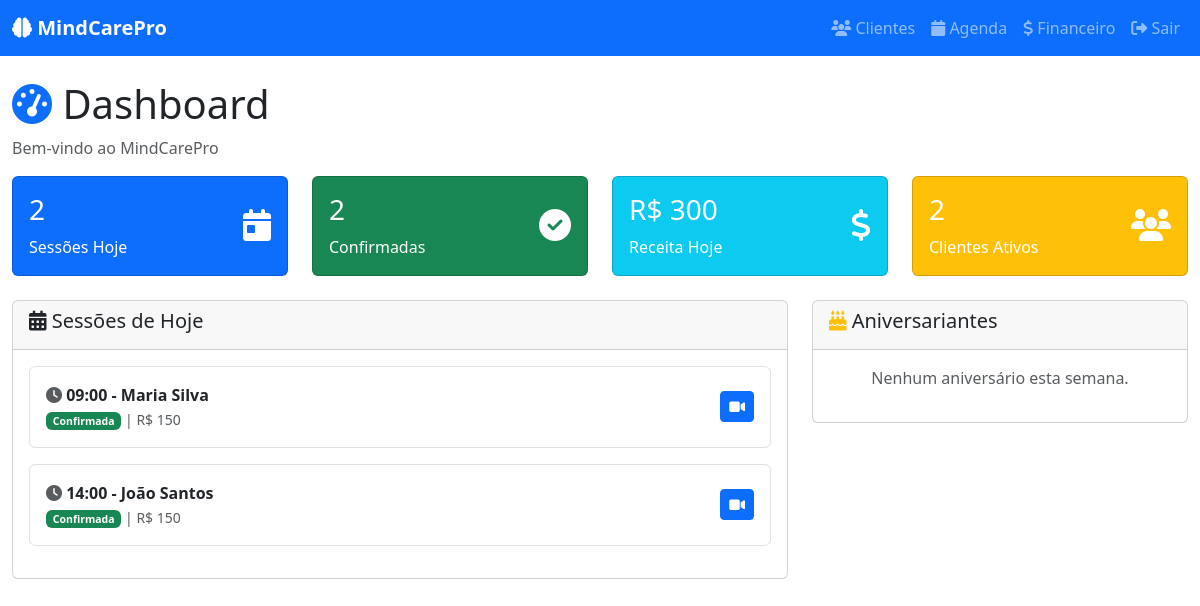
Screenshot of / (signed in) with the database file from the repository.
### app.py (models this page shows, shortened)
class Sessao(db.Model):
    id = db.Column(db.Integer, primary_key=True)
    cliente_id = db.Column(db.Integer, db.ForeignKey('cliente.id'), nullable=False)
    data_hora = db.Column(db.DateTime, nullable=False)
    duracao = db.Column(db.Integer, default=50)  # minutos
    valor = db.Column(db.Float, nullable=False)
    status = db.Column(db.String(20), default='agendada')
    confirmacao_cliente = db.Column(db.Boolean, default=False)
    meet_link = db.Column(db.String(200))
    meet_id = db.Column(db.String(100))
    anotacoes = db.Column(db.Text)
    created_at = db.Column(db.DateTime, default=datetime.utcnow)

class Cliente(db.Model):
    id = db.Column(db.Integer, primary_key=True)
    nome = db.Column(db.String(100), nullable=False)
    email = db.Column(db.String(100))
    telefone = db.Column(db.String(20))
    data_nascimento = db.Column(db.Date)
    profissao = db.Column(db.String(100))
    ativo = db.Column(db.Boolean, default=True)
    created_at = db.Column(db.DateTime, default=datetime.utcnow)
    sessoes = db.relationship('Sessao', backref='cliente', lazy=True)
    pagamentos = db.relationship('Pagamento', backref='cliente', lazy=True)

### app.py (the view, shortened to what this page needs)
@app.route('/')
@login_required
def dashboard():
    hoje = datetime.now().date()
    sessoes_hoje = Sessao.query.filter(
        db.func.date(Sessao.data_hora) == hoje
    ).order_by(Sessao.data_hora).all()
    inicio_semana = hoje
    fim_semana = hoje + timedelta(days=7)
    aniversariantes = []
    clientes = Cliente.query.filter_by(ativo=True).all()
    for cliente in clientes:
        if cliente.data_nascimento:
            aniv_este_ano = cliente.data_nascimento.replace(year=hoje.year)
    total_sessoes = len(sessoes_hoje)
    confirmadas = len([s for s in sessoes_hoje if s.confirmacao_cliente])
    receita_dia = sum([s.valor for s in sessoes_hoje if s.status != 'cancelada'])
    return render_template('dashboard.html',
                         sessoes_hoje=sessoes_hoje,
                         aniversariantes=aniversariantes,
                         total_sessoes=total_sessoes,
                         confirmadas=confirmadas,
                         receita_dia=receita_dia,
                         clientes=clientes)

### app.py (called while the page is built)
@login_manager.user_loader
def load_user(user_id):
    return User.query.get(int(user_id))

### templates/dashboard.html (shortened to what this page needs)
<!DOCTYPE html>
<html lang="pt-BR">
<head>
    <link href="https://cdn.jsdelivr.net/npm/bootstrap@5.3.0/dist/css/bootstrap.min.css" rel="stylesheet">
    <link href="https://cdnjs.cloudflare.com/ajax/libs/font-awesome/6.4.0/css/all.min.css" rel="stylesheet">
</head>
<body>
    <nav class="navbar navbar-expand-lg navbar-dark bg-primary">
        <div class="container-fluid">
            <a class="navbar-brand" href="{{ url_for('dashboard') }}">
                <i class="fas fa-brain"></i> <strong>MindCarePro</strong>
            </a>
            <div class="navbar-nav ms-auto">
                <a class="nav-link" href="{{ url_for('clientes') }}">
                    <i class="fas fa-users"></i> Clientes
                </a>
                <a class="nav-link" href="{{ url_for('agenda') }}">
                    <i class="fas fa-calendar"></i> Agenda
                </a>
                <a class="nav-link" href="{{ url_for('financeiro') }}">
                    <i class="fas fa-dollar-sign"></i> Financeiro
                </a>
                <a class="nav-link" href="{{ url_for('logout') }}">
                    <i class="fas fa-sign-out-alt"></i> Sair
                </a>
            </div>
        </div>
    </nav>
    <div class="container-fluid mt-4">
        <div class="row">
            <div class="col-12">
                <h1><i class="fas fa-tachometer-alt text-primary"></i> Dashboard</h1>
                <p class="text-muted">Bem-vindo ao MindCarePro</p>
            </div>
        </div>
        <div class="row mb-4">
            <div class="col-md-3">
                <div class="card bg-primary text-white">
                    <div class="card-body">
                        <div class="d-flex justify-content-between">
                            <div>
                                <h3>{{ total_sessoes }}</h3>
                                <p class="mb-0">Sessões Hoje</p>
                            </div>
                            <div class="align-self-center">
                                <i class="fas fa-calendar-day fa-2x"></i>
                            </div>
                        </div>
                    </div>
                </div>
            </div>
            <div class="col-md-3">
                <div class="card bg-success text-white">
                    <div class="card-body">
                        <div class="d-flex justify-content-between">
                            <div>
                                <h3>{{ confirmadas }}</h3>
                                <p class="mb-0">Confirmadas</p>
                            </div>
                            <div class="align-self-center">
                                <i class="fas fa-check-circle fa-2x"></i>
                            </div>
                        </div>
                    </div>
                </div>
            </div>
            <div class="col-md-3">
                <div class="card bg-info text-white">
                    <div class="card-body">
                        <div class="d-flex justify-content-between">
                            <div>
                                <h3>R$ {{ "%.0f"|format(receita_dia) }}</h3>
                                <p class="mb-0">Receita Hoje</p>
                            </div>
                            <div class="align-self-center">
                                <i class="fas fa-dollar-sign fa-2x"></i>
                            </div>
                        </div>
                    </div>
                </div>
            </div>
            <div class="col-md-3">
                <div class="card bg-warning text-white">
                    <div class="card-body">
                        <div class="d-flex justify-content-between">
                            <div>
                                <h3>{{ clientes|length }}</h3>
                                <p class="mb-0">Clientes Ativos</p>
                            </div>
                            <div class="align-self-center">
                                <i class="fas fa-users fa-2x"></i>
                            </div>
                        </div>
                    </div>
                </div>
            </div>
        </div>
        <div class="row">
            <div class="col-md-8">
                <div class="card">
                    <div class="card-header">
                        <h5><i class="fas fa-calendar-alt"></i> Sessões de Hoje</h5>
                    </div>
                    <div class="card-body">
                        {% if sessoes_hoje %}
                            {% for sessao in sessoes_hoje %}
                            <div class="d-flex justify-content-between align-items-center mb-3 p-3 border rounded">
                                <div>
                                    <strong>
                                        <i class="fas fa-clock text-muted"></i>
                                        {{ sessao.data_hora.strftime('%H:%M') }} - {{ sessao.cliente.nome }}
                                    </strong><br>
                                    <small class="text-muted">
                                        {% if sessao.status == 'confirmada' %}
                                            <span class="badge bg-success">Confirmada</span>
                                        {% else %}
                                            <span class="badge bg-warning">Pendente</span>
                                        {% endif %}
                                        | R$ {{ "%.0f"|format(sessao.valor) }}
                                    </small>
                                </div>
                                <div class="btn-group-vertical btn-group-sm">
                                    {% if not sessao.meet_link %}
                                    <button class="btn btn-outline-primary" onclick="gerarMeet({{ sessao.id }})"
                                            title="Gerar Link Meet">
                                        <i class="fas fa-video"></i>
                                    </button>
                                    {% else %}
                                    <button class="btn btn-primary" onclick="abrirMeet('{{ sessao.meet_link }}')"
                                            title="Abrir Meet">
                                        <i class="fas fa-video"></i>
                                    </button>
                                    {% endif %}
                                </div>
                            </div>
                            {% endfor %}
                        {% endif %}
                    </div>
                </div>
            </div>
            <div class="col-md-4">
                <div class="card">
                    <div class="card-header">
                        <h5><i class="fas fa-birthday-cake text-warning"></i> Aniversariantes</h5>
                    </div>
                    <div class="card-body">
                        {% if aniversariantes %}
                            {% for aniv in aniversariantes %}
                            <div class="d-flex justify-content-between align-items-center mb-3 p-2 border rounded
                                {% if aniv.eh_hoje %}bg-warning bg-opacity-10{% endif %}">
                                <div>
                                    <strong>{{ aniv.cliente.nome }}</strong>
                                    {% if aniv.eh_hoje %}
                                        <span class="badge bg-warning text-dark">HOJE!</span>
                                    {% endif %}
                                    <br>
                                    <small class="text-muted">
                                        {{ aniv.data.strftime('%d/%m') }} - {{ aniv.idade }} anos
                                    </small>
                                </div>
                                <div>
                                    <button class="btn btn-sm btn-outline-warning">
                                        <i class="fas fa-gift"></i>
                                    </button>
                                </div>
                            </div>
                            {% endfor %}
                        {% else %}
                            <p class="text-muted text-center">Nenhum aniversário esta semana.</p>
                        {% endif %}
                    </div>
                </div>
            </div>
        </div>
    </div>
</body>
</html>

### rows the page displays
Sessao: data_hora "09:00", cliente.nome "Maria Silva", status "Confirmada", valor "150"
Sessao: data_hora "14:00", cliente.nome "João Santos", status "Confirmada", valor "150"

### other values shown
{{ total_sessoes }} "2"
{{ confirmadas }} "2"
{{ "%.0f"|format(receita_dia) }} "300"
{{ clientes|length }} "2"
